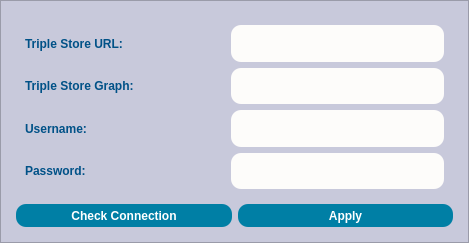
<?xml version="1.0" encoding="UTF-8"?>
<ui version="4.0">
 <class>UploadRDFDialog</class>
 <widget class="QDialog" name="UploadRDFDialog">
  <property name="geometry">
   <rect>
    <x>0</x>
    <y>0</y>
    <width>469</width>
    <height>243</height>
   </rect>
  </property>
  <property name="windowTitle">
   <string>Dialog</string>
  </property>
  <property name="styleSheet">
   <string notr="true">QObject#UploadRDFDialog{
background-color:qlineargradient(spread:pad, x1:0, y1:0, x2:1, y2:1, stop:0.0795455 rgba(0, 57, 70, 255), stop:0.5625 rgba(0, 85, 104, 255), stop:0.954545 rgba(0, 107, 131, 255));}
</string>
  </property>
  <layout class="QGridLayout" name="gridLayout_3">
   <property name="leftMargin">
    <number>0</number>
   </property>
   <property name="topMargin">
    <number>0</number>
   </property>
   <property name="rightMargin">
    <number>0</number>
   </property>
   <property name="bottomMargin">
    <number>0</number>
   </property>
   <item row="0" column="0">
    <widget class="QFrame" name="frame">
     <property name="minimumSize">
      <size>
       <width>451</width>
       <height>173</height>
      </size>
     </property>
     <property name="styleSheet">
      <string notr="true">QObject#frame{
	background-color:rgb(200, 201, 219);
	
}



</string>
     </property>
     <property name="frameShape">
      <enum>QFrame::StyledPanel</enum>
     </property>
     <property name="frameShadow">
      <enum>QFrame::Raised</enum>
     </property>
     <layout class="QGridLayout" name="gridLayout_2">
      <property name="leftMargin">
       <number>15</number>
      </property>
      <property name="topMargin">
       <number>15</number>
      </property>
      <property name="rightMargin">
       <number>15</number>
      </property>
      <property name="bottomMargin">
       <number>15</number>
      </property>
      <item row="0" column="0">
       <widget class="QWidget" name="widget" native="true">
        <layout class="QGridLayout" name="gridLayout">
         <item row="0" column="0">
          <layout class="QHBoxLayout" name="horizontalLayout_4">
           <item>
            <widget class="QLabel" name="tripleStoreURL">
             <property name="minimumSize">
              <size>
               <width>200</width>
               <height>16</height>
              </size>
             </property>
             <property name="maximumSize">
              <size>
               <width>999</width>
               <height>99</height>
              </size>
             </property>
             <property name="font">
              <font>
               <pointsize>9</pointsize>
               <bold>true</bold>
              </font>
             </property>
             <property name="styleSheet">
              <string notr="true">color:rgb(0, 81, 135);</string>
             </property>
             <property name="text">
              <string>Triple Store URL:</string>
             </property>
            </widget>
           </item>
           <item>
            <widget class="QLineEdit" name="tripleStoreURLEdit">
             <property name="minimumSize">
              <size>
               <width>0</width>
               <height>20</height>
              </size>
             </property>
             <property name="maximumSize">
              <size>
               <width>999</width>
               <height>99</height>
              </size>
             </property>
             <property name="styleSheet">
              <string notr="true">background-color: rgb(253, 252, 250);

border-radius:10px;

border-color:rgb(45, 45, 45);</string>
             </property>
            </widget>
           </item>
          </layout>
         </item>
         <item row="1" column="0">
          <layout class="QHBoxLayout" name="horizontalLayout_3">
           <item>
            <widget class="QLabel" name="tripleStoreGraph">
             <property name="minimumSize">
              <size>
               <width>200</width>
               <height>16</height>
              </size>
             </property>
             <property name="maximumSize">
              <size>
               <width>999</width>
               <height>99</height>
              </size>
             </property>
             <property name="font">
              <font>
               <bold>true</bold>
              </font>
             </property>
             <property name="styleSheet">
              <string notr="true">color:rgb(0, 81, 135);</string>
             </property>
             <property name="text">
              <string>Triple Store Graph:</string>
             </property>
            </widget>
           </item>
           <item>
            <widget class="QLineEdit" name="tripleStoreGraphEdit">
             <property name="minimumSize">
              <size>
               <width>0</width>
               <height>20</height>
              </size>
             </property>
             <property name="maximumSize">
              <size>
               <width>999</width>
               <height>99</height>
              </size>
             </property>
             <property name="styleSheet">
              <string notr="true">background-color: rgb(253, 252, 250);

border-radius:10px;

border-color:rgb(45, 45, 45);</string>
             </property>
            </widget>
           </item>
          </layout>
         </item>
         <item row="2" column="0">
          <layout class="QHBoxLayout" name="horizontalLayout_2">
           <item>
            <widget class="QLabel" name="username">
             <property name="minimumSize">
              <size>
               <width>200</width>
               <height>16</height>
              </size>
             </property>
             <property name="maximumSize">
              <size>
               <width>999</width>
               <height>99</height>
              </size>
             </property>
             <property name="font">
              <font>
               <pointsize>9</pointsize>
               <bold>true</bold>
              </font>
             </property>
             <property name="styleSheet">
              <string notr="true">color:rgb(0, 81, 135);</string>
             </property>
             <property name="text">
              <string>Username:</string>
             </property>
            </widget>
           </item>
           <item>
            <widget class="QLineEdit" name="usernameEdit">
             <property name="minimumSize">
              <size>
               <width>0</width>
               <height>20</height>
              </size>
             </property>
             <property name="maximumSize">
              <size>
               <width>999</width>
               <height>99</height>
              </size>
             </property>
             <property name="styleSheet">
              <string notr="true">background-color: rgb(253, 252, 250);

border-radius:10px;

border-color:rgb(45, 45, 45);</string>
             </property>
            </widget>
           </item>
          </layout>
         </item>
         <item row="3" column="0">
          <layout class="QHBoxLayout" name="horizontalLayout">
           <item>
            <widget class="QLabel" name="password">
             <property name="minimumSize">
              <size>
               <width>200</width>
               <height>16</height>
              </size>
             </property>
             <property name="maximumSize">
              <size>
               <width>999</width>
               <height>99</height>
              </size>
             </property>
             <property name="font">
              <font>
               <pointsize>9</pointsize>
               <bold>true</bold>
              </font>
             </property>
             <property name="styleSheet">
              <string notr="true">color:rgb(0, 81, 135);</string>
             </property>
             <property name="text">
              <string>Password:</string>
             </property>
            </widget>
           </item>
           <item>
            <widget class="QLineEdit" name="passwordEdit">
             <property name="minimumSize">
              <size>
               <width>0</width>
               <height>20</height>
              </size>
             </property>
             <property name="maximumSize">
              <size>
               <width>999</width>
               <height>99</height>
              </size>
             </property>
             <property name="styleSheet">
              <string notr="true">background-color: rgb(253, 252, 250);

border-radius:10px;

border-color:rgb(45, 45, 45);</string>
             </property>
            </widget>
           </item>
          </layout>
         </item>
        </layout>
       </widget>
      </item>
      <item row="1" column="0">
       <layout class="QHBoxLayout" name="horizontalLayout_5">
        <item>
         <widget class="QPushButton" name="checkConnectionButton">
          <property name="minimumSize">
           <size>
            <width>121</width>
            <height>23</height>
           </size>
          </property>
          <property name="maximumSize">
           <size>
            <width>999</width>
            <height>23</height>
           </size>
          </property>
          <property name="font">
           <font>
            <pointsize>9</pointsize>
            <bold>true</bold>
           </font>
          </property>
          <property name="cursor">
           <cursorShape>PointingHandCursor</cursorShape>
          </property>
          <property name="styleSheet">
           <string notr="true">background-color:rgb(0, 127, 165);
border-radius:10px;
color: rgb(255, 255, 255);</string>
          </property>
          <property name="text">
           <string>Check Connection</string>
          </property>
         </widget>
        </item>
        <item>
         <widget class="QPushButton" name="applyButton">
          <property name="minimumSize">
           <size>
            <width>131</width>
            <height>23</height>
           </size>
          </property>
          <property name="maximumSize">
           <size>
            <width>999</width>
            <height>23</height>
           </size>
          </property>
          <property name="font">
           <font>
            <pointsize>9</pointsize>
            <bold>true</bold>
           </font>
          </property>
          <property name="cursor">
           <cursorShape>PointingHandCursor</cursorShape>
          </property>
          <property name="styleSheet">
           <string notr="true">background-color:rgb(0, 127, 165);
border-radius:10px;
color: rgb(255, 255, 255);</string>
          </property>
          <property name="text">
           <string>Apply</string>
          </property>
         </widget>
        </item>
       </layout>
      </item>
     </layout>
    </widget>
   </item>
  </layout>
 </widget>
 <resources/>
 <connections/>
</ui>
